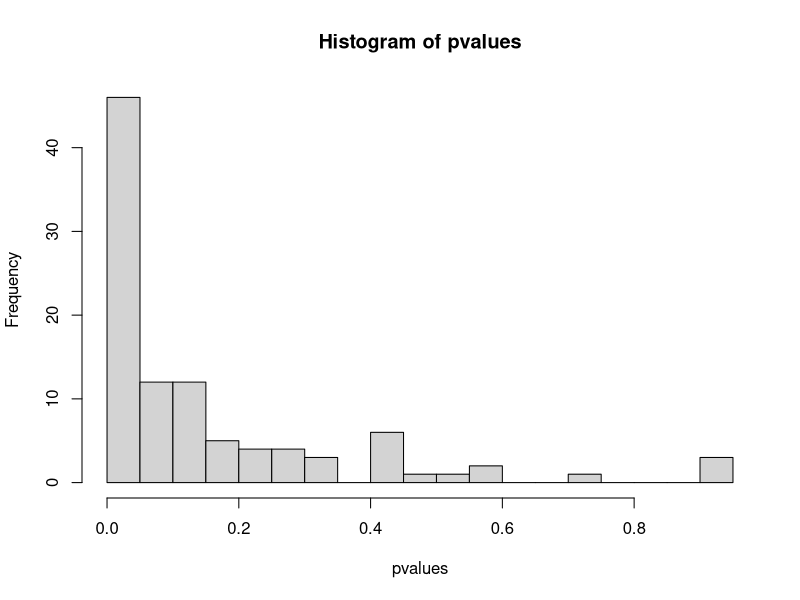

R code for this plot:
# Week 3 – Task 2 Simulation
# 
# Explore the relationship between different sample sizes (n) and effect sizes (difference in means)
# affect the probability of achieving a true positive/detecting a difference (p<0.05).
# This probability is statistical power.
# ---------------------------------------------------------

# ---- SIMULATION-BASED POWER ----
# Set parameters for 2 groups (X and Y)
samplesize <- 200 # sample size (n) per group (total N = 400 for 2 independent groups)
 
# True population means (controls effect size)
meanX <- 50 # mean of group X
meanY <- 51 # mean of group Y
# Effect size (raw difference) = meanY - meanX = 1
 
# True population standard deviations (spread / noise)
sdX <- 5 # SD of group X
sdY <- 5 # SD of group Y (equal variance case)
 
# Store p-values
pvalues <- vector(length = 100) # Creates empty numeric vector to store 100 p-values

# Calculate standardized effect Size (Cohen’s d)
effectSize <- abs(meanX - meanY) / sqrt(((sdX*sdX) + (sdY*sdY)) / 2)
effectSize # tells how hard it will be to detect the difference

# Simulation Loop (gives 100 p-values after the loop)
for (i in 1:100) {
  # Generate Data From Populations
  x <- rnorm(samplesize, meanX, sdX)
  y <- rnorm(samplesize, meanY, sdY)
 
  p <- t.test(x,y, paired = FALSE) # Perform independent two-sample t-test
  
  pvalues[i] <- p$p.value # store p-value for each simulated study
} 

# Visualise distribution of p-values
hist(pvalues, breaks=20)
length(pvalues[pvalues<0.05]) # Count significant results

mean(pvalues < 0.05) # Get power estimate

# ----- ANALYTICAL POWER -----
# Built in R power test functions
power.t.test(power = .80, 
             delta = 0.5, # delta = difference in means (in raw units)
             type = "two.sample")

# pwr Package example
install.packages("pwr")
library(pwr)

pwr.t.test(n=100,
           d = 0.5, 
           sig.level = 0.05,
           type = "two.sample")

pwr.t.test(n = 30, d = 0.5, sig.level = 0.05, type = "two.sample")
